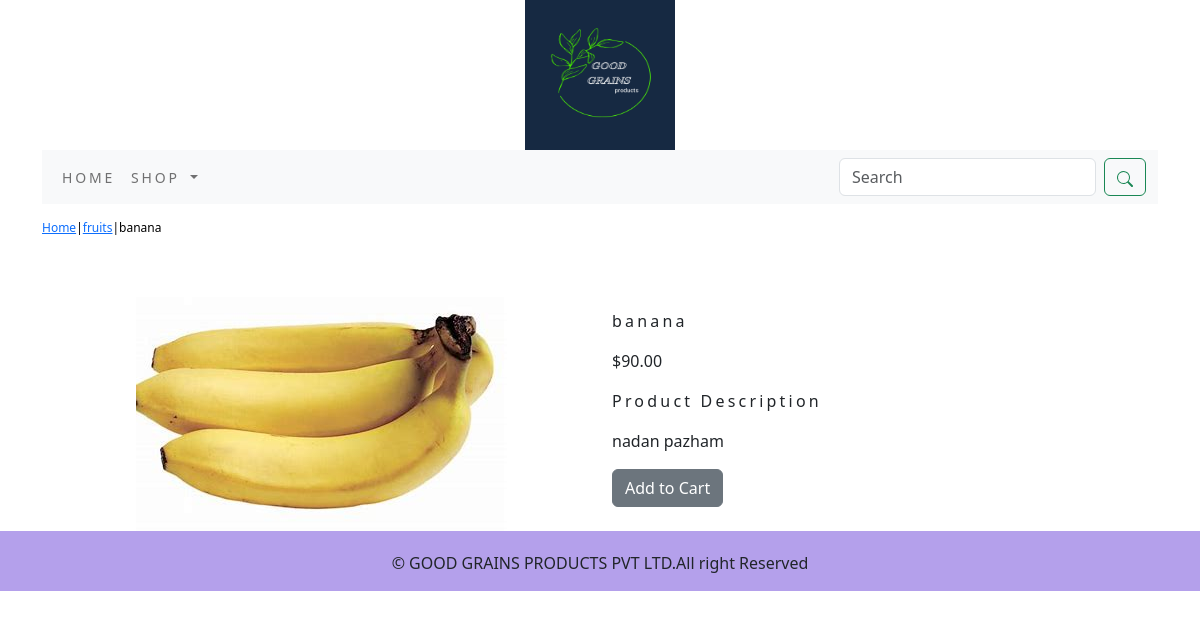
/shop/fruits/banana/, run on the app's committed database.
### shop/models.py (models this page shows, shortened)
class Product(models.Model):
    name=models.CharField(max_length=250,unique=True)
    slug=models.SlugField(max_length=250,unique=True)
    description=models.TextField(blank=True)
    price=models.DecimalField(max_digits=10,decimal_places=2)
    category=models.ForeignKey(Category,on_delete=models.CASCADE)
    image = models.ImageField(upload_to='product', blank=True)
    stock=models.IntegerField()
    available=models.BooleanField(default=True)
    created=models.DateTimeField(auto_now_add=True)
    updated=models.DateTimeField(auto_now=True)
    class Meta:
        ordering=('name',)
        verbose_name='product'
        verbose_name_plural='products'

class Category(models.Model):
    name=models.CharField(max_length=250,unique=True)
    slug=models.SlugField(max_length=250,unique=True)
    description=models.TextField(blank=True)
    image=models.ImageField(upload_to='category',blank=True)
    class Meta:
        ordering=('name',)
        verbose_name='category'
        verbose_name_plural='categories'
    def get_url(self):
        return reverse('shop:products_by_category',args=[self.slug])
    def __str__(self):
        return '{}'.format(self.name)

### shop/views.py (the view)
# urls.py: path('<slug:c_slug>/<slug:product_slug>/', views.proDetail, name='proCatdetail')
def proDetail(request,c_slug,product_slug):
    try:
        product=Product.objects.get(category__slug=c_slug,slug=product_slug)
    except Exception as e:
        raise e
    return render(request,'product.html',{'product':product})

### cart/context_processors.py (called while the page is built)
def counter(request):
    item_count=0
    if 'admin' in request.path:
        return {}
    else:
        try:
            cart=Cart.objects.filter(cart_id=_cart_id(request))
            cart_items=CartItem.objects.all().filter(cart=cart[:1])
            for cart_item in cart_items:
                item_count += cart_item.quantity
        except Cart.DoesNotExist:
            item_count = 0
    return dict(item_count=item_count)

### cart/views.py (called while the page is built)
def _cart_id(request):
    cart=request.session.session_key
    if not cart:
        cart=request.session.create()
    return cart

### shop/context_processors.py (called while the page is built)
def menu_links(request):
    links=Category.objects.all()
    return dict(links=links)

### template/product.html (shortened to what this page needs)
{% extends 'base.html' %}
{% load static %}
{% block content %}
<div class="row my_prod_row_class">
  <div class="mx_auto">
    <p><a href="{% url 'shop:allProdCat' %}">Home</a>|<a href="{{product.category.get_url}}">{{product.category}}</a>|{{product.name}}</p>
  </div>
</div>
<div class="container">
<br>
<div class="row">
  <div class="col-12 col-sm-12 col-md-12 col-lg-6 text-center">
    <div style="min-width:18rem">
      <img src="{{product.image.url}}" alt="{{product.name}}">
    </div>
  </div>
    <div class="col-12 col-sm-12 col-md-12 col-lg-6">
      <div>
      <h1 class="my_prod_tittle">{{product.name}}</h1>
      <p>${{product.price}}</p>
      <p class="my_tittle">Product Description</p>
      <p class="text-justify my_prod_text">{{product.description}}</p>
      {% if product.stock <= 0 %}
      <p class="text-justify my_prod_text"><b>Out of stock</b></p>
      {% else %}
      <a class="btn btn-secondary" href="{% url 'cart:add_cart' product.id %}">Add to Cart</a>
      {% endif %}
      </div>
    </div>
</div>
</div>
{% endblock %}

### static/css/custom.css (style rules this page uses)
.my_tittle { font-size:16px; text_transform:uppercase; letter-spacing:.2em; }
.my_prod_row_class { padding-top:15px; padding-bottom:20px; }
.my_prod_row_class .mx_auto { color:#000; font-size:12px; text-decoration:none; }
.my_prod_tittle { font-size:16px; text_transform:uppercase; letter-spacing:.2em; padding-top:15px; padding-bottom:10px; }
.my_prod_text { padding-right:20px; }

### data on the page
Product: category "fruits", name "banana", image (picture), price "90.00", description "nadan pazham"
